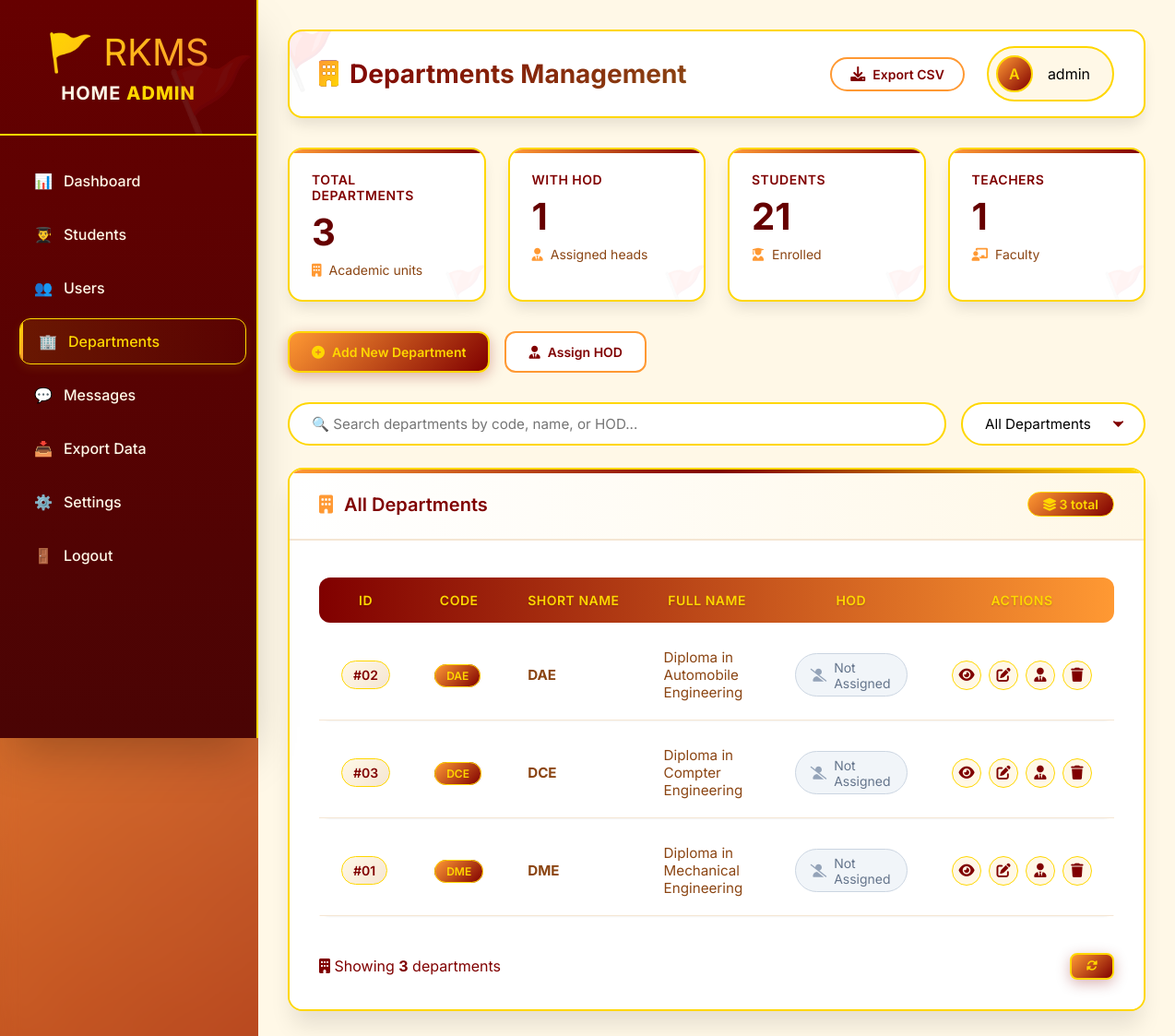
The app's page /admin/departments.php (signed in) with its own data.
### tables this page shows
CREATE TABLE `departments` (
  `id` int(11) NOT NULL,
  `dept_code` varchar(10) NOT NULL,
  `dept_name` varchar(100) NOT NULL,
  `full_name` varchar(200) DEFAULT NULL,
  `hod_id` int(11) DEFAULT NULL,
  `created_at` timestamp NOT NULL DEFAULT current_timestamp()
);

### admin/departments.php (the view, shortened to what this page needs)
<?php
require_once __DIR__ . '/../includes/functions.php';
$total_depts = 0;
$depts_with_hod = 0;
$total_students = 0;
$total_teachers = 0;
if (isset($conn) && $conn) {
    $res = $conn->query("SELECT COUNT(*) as count FROM departments");
    if ($res) $total_depts = (int)($res->fetch_assoc()['count'] ?? 0);
    $res = $conn->query("SELECT COUNT(*) as count FROM departments WHERE hod_id IS NOT NULL");
    if ($res) $depts_with_hod = (int)($res->fetch_assoc()['count'] ?? 0);
    $res = $conn->query("SELECT COUNT(*) as count FROM students");
    if ($res) $total_students = (int)($res->fetch_assoc()['count'] ?? 0);
    $res = $conn->query("SELECT COUNT(*) as count FROM users WHERE role='class_teacher'");
    if ($res) $total_teachers = (int)($res->fetch_assoc()['count'] ?? 0);
}
?>
<!DOCTYPE html>
<html lang="en">
<head>
    <link rel="stylesheet" href="https://cdnjs.cloudflare.com/ajax/libs/font-awesome/6.0.0/css/all.min.css">
</head>
<body>
<div class="dashboard-container">
    <aside class="sidebar">
        <div class="sidebar-header">
            <div class="sidebar-logo">🚩 RKMS</div>
            <div class="sidebar-brand">HOME <span>ADMIN</span></div>
        </div>
        <ul class="sidebar-menu">
            <li><a href="dashboard.php"><span>📊</span> <span>Dashboard</span></a></li>
            <li><a href="students.php"><span>👨‍🎓</span> <span>Students</span></a></li>
            <li><a href="users.php"><span>👥</span> <span>Users</span></a></li>
            <li><a href="departments.php" class="active"><span>🏢</span> <span>Departments</span></a></li>
            <li><a href="messages.php"><span>💬</span> <span>Messages</span></a></li>
            <li><a href="export.php"><span>📥</span> <span>Export Data</span></a></li>
            <li><a href="settings.php"><span>⚙️</span> <span>Settings</span></a></li>
            <li><a href="../logout.php"><span>🚪</span> <span>Logout</span></a></li>
        </ul>
    </aside>
    <main class="main-content">
        <div class="topbar">
            <h1>
                <i class="fas fa-building"></i>
                Departments Management
            </h1>
            <div class="topbar-right">
                <div class="export-btn" onclick="exportDepartments()" data-tooltip="Export to CSV">
                    <i class="fas fa-download"></i>
                    Export CSV
                </div>
                <div class="user-profile">
                    <div class="user-avatar"><?php echo strtoupper(substr($_SESSION['username'], 0, 1)); ?></div>
                    <span><?php echo htmlspecialchars($_SESSION['username']); ?></span>
                </div>
            </div>
        </div>
        <div class="stats-grid">
            <div class="stat-card">
                <div class="stat-label">TOTAL DEPARTMENTS</div>
                <div class="stat-number"><?php echo $total_depts; ?></div>
                <div class="stat-footer">
                    <i class="fas fa-building"></i>
                    Academic units
                </div>
            </div>
            <div class="stat-card">
                <div class="stat-label">WITH HOD</div>
                <div class="stat-number"><?php echo $depts_with_hod; ?></div>
                <div class="stat-footer">
                    <i class="fas fa-user-tie"></i>
                    Assigned heads
                </div>
            </div>
            <div class="stat-card">
                <div class="stat-label">STUDENTS</div>
                <div class="stat-number"><?php echo $total_students; ?></div>
                <div class="stat-footer">
                    <i class="fas fa-user-graduate"></i>
                    Enrolled
                </div>
            </div>
            <div class="stat-card">
                <div class="stat-label">TEACHERS</div>
                <div class="stat-number"><?php echo $total_teachers; ?></div>
                <div class="stat-footer">
                    <i class="fas fa-chalkboard-teacher"></i>
                    Faculty
                </div>
            </div>
        </div>
        <div class="action-buttons">
            <a href="add_department.php" class="btn btn-primary">
                <i class="fas fa-plus-circle"></i>
                Add New Department
            </a>
            <a href="assign_hod.php" class="btn btn-success">
                <i class="fas fa-user-tie"></i>
                Assign HOD
            </a>
        </div>
        <div class="search-bar">
            <input type="text" class="search-input" placeholder="🔍 Search departments by code, name, or HOD..." id="searchInput">
            <select class="search-input" id="filterHOD" style="max-width: 200px;">
                <option value="all">All Departments</option>
            </select>
        </div>
        <div class="card">
            <div class="card-header">
                <h3 class="card-title">
                    <i class="fas fa-building"></i>
                    All Departments
                </h3>
                <span class="card-badge">
                    <i class="fas fa-layer-group"></i>
                    <?php echo $total_depts; ?> total
                </span>
            </div>
            <div class="card-body">
                <div class="table-responsive">
                    <table id="departmentsTable">
                        <thead>
                            <tr>
                                <th>ID</th>
                                <th>Code</th>
                                <th>Short Name</th>
                                <th>Full Name</th>
                                <th>HOD</th>
                                <th>Actions</th>
                            </tr>
                        </thead>
                        <tbody>
                            <?php
                            if (isset($conn)) {
                                $departments = $conn->query("SELECT d.*, u.username as hod_name
                                                            FROM departments d
                                                            LEFT JOIN users u ON d.hod_id = u.id
                                                            ORDER BY d.dept_code");
                                while ($row = $departments->fetch_assoc()):
                                    $hod_name = $row['hod_name'] ? htmlspecialchars($row['hod_name']) : null;
                            ?>
                            <tr data-dept-id="<?php echo $row['id']; ?>">
                                <td>
                                    <span class="id-badge">#<?php echo str_pad($row['id'], 2, '0', STR_PAD_LEFT); ?></span>
                                </td>
                                <td>
                                    <span class="dept-code"><?php echo htmlspecialchars($row['dept_code']); ?></span>
                                </td>
                                <td>
                                    <strong><?php echo htmlspecialchars($row['dept_name']); ?></strong>
                                </td>
                                <td><?php echo htmlspecialchars($row['full_name']); ?></td>
                                <td>
                                    <?php if ($hod_name): ?>
                                        <span class="hod-badge">
                                            <i class="fas fa-user-check"></i>
                                            <?php echo $hod_name; ?>
                                        </span>
                                    <?php else: ?>
                                        <span class="hod-badge empty">
                                            <i class="fas fa-user-slash"></i>
                                            Not Assigned
                                        </span>
                                    <?php endif; ?>
                                </td>
                                <td>
                                    <div class="action-icons">
                                        <a href="view_department.php?id=<?php echo $row['id']; ?>" class="action-icon" data-tooltip="View Department">
                                            <i class="fas fa-eye"></i>
                                        </a>
                                        <a href="edit_department.php?id=<?php echo $row['id']; ?>" class="action-icon" data-tooltip="Edit Department">
                                            <i class="fas fa-edit"></i>
                                        </a>
                                        <?php if (!$hod_name): ?>
                                            <a href="assign_hod.php?dept_id=<?php echo $row['id']; ?>" class="action-icon" data-tooltip="Assign HOD">
                                                <i class="fas fa-user-tie"></i>
                                            </a>
                                        <?php endif; ?>
                                        <a href="delete_department.php?id=<?php echo $row['id']; ?>"
                                           class="action-icon delete"
                                           onclick="return confirm('⚠️ Are you sure you want to delete this department?');"
                                           data-tooltip="Delete Department">
                                            <i class="fas fa-trash"></i>
                                        </a>
                                    </div>
                                </td>
                            </tr>
                            <?php
                                endwhile;
                            }
                            ?>
                        </tbody>
                    </table>
                </div>
                <div style="margin-top: 2rem; display: flex; justify-content: space-between; align-items: center;">
                    <div style="color: var(--maroon);">
                        <i class="fas fa-building"></i>
                        Showing <strong><?php echo isset($departments) ? $departments->num_rows : 0; ?></strong> departments
                    </div>
                    <div style="display: flex; gap: 0.5rem;">
                        <button class="btn btn-primary btn-sm" onclick="refreshTable()" data-tooltip="Refresh">
                            <i class="fas fa-sync-alt"></i>
                        </button>
                    </div>
                </div>
            </div>
        </div>
    </main>
</div>
</body>
</html>

### records on screen
departments: id "02", dept_code "DAE", dept_name "DAE", full_name "Diploma in Automobile Engineering"
departments: id "03", dept_code "DCE", dept_name "DCE", full_name "Diploma in Compter Engineering"
departments: id "01", dept_code "DME", dept_name "DME", full_name "Diploma in Mechanical Engineering"

### other values on screen
substr($_SESSION['username'], 0, 1) "A"
$_SESSION['username'] "admin"
$total_depts "3"
$depts_with_hod "1"
$total_students "21"
$total_teachers "1"
$departments->num_rows "3"
